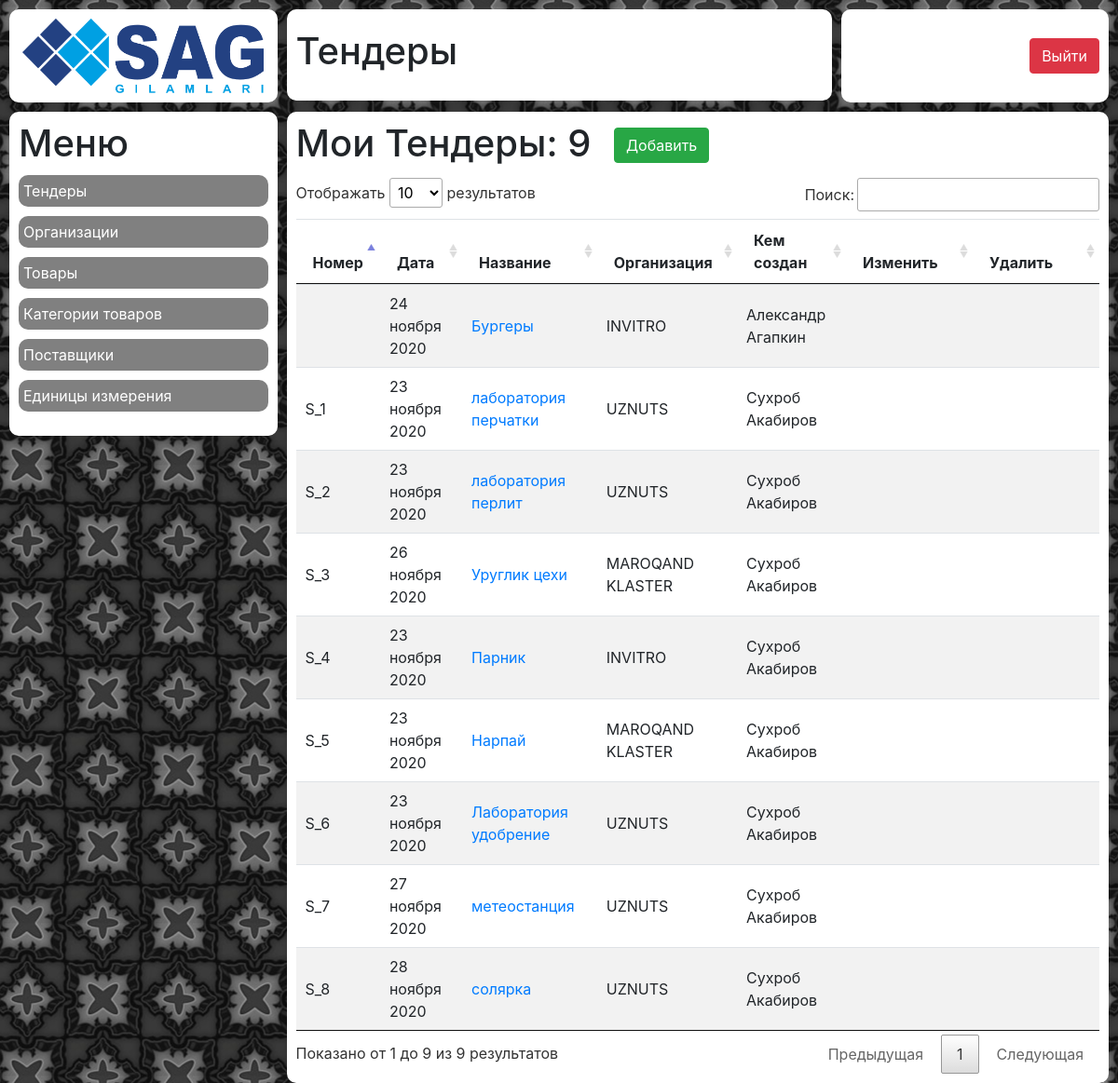
The page /tender/ on the database as committed earlier.
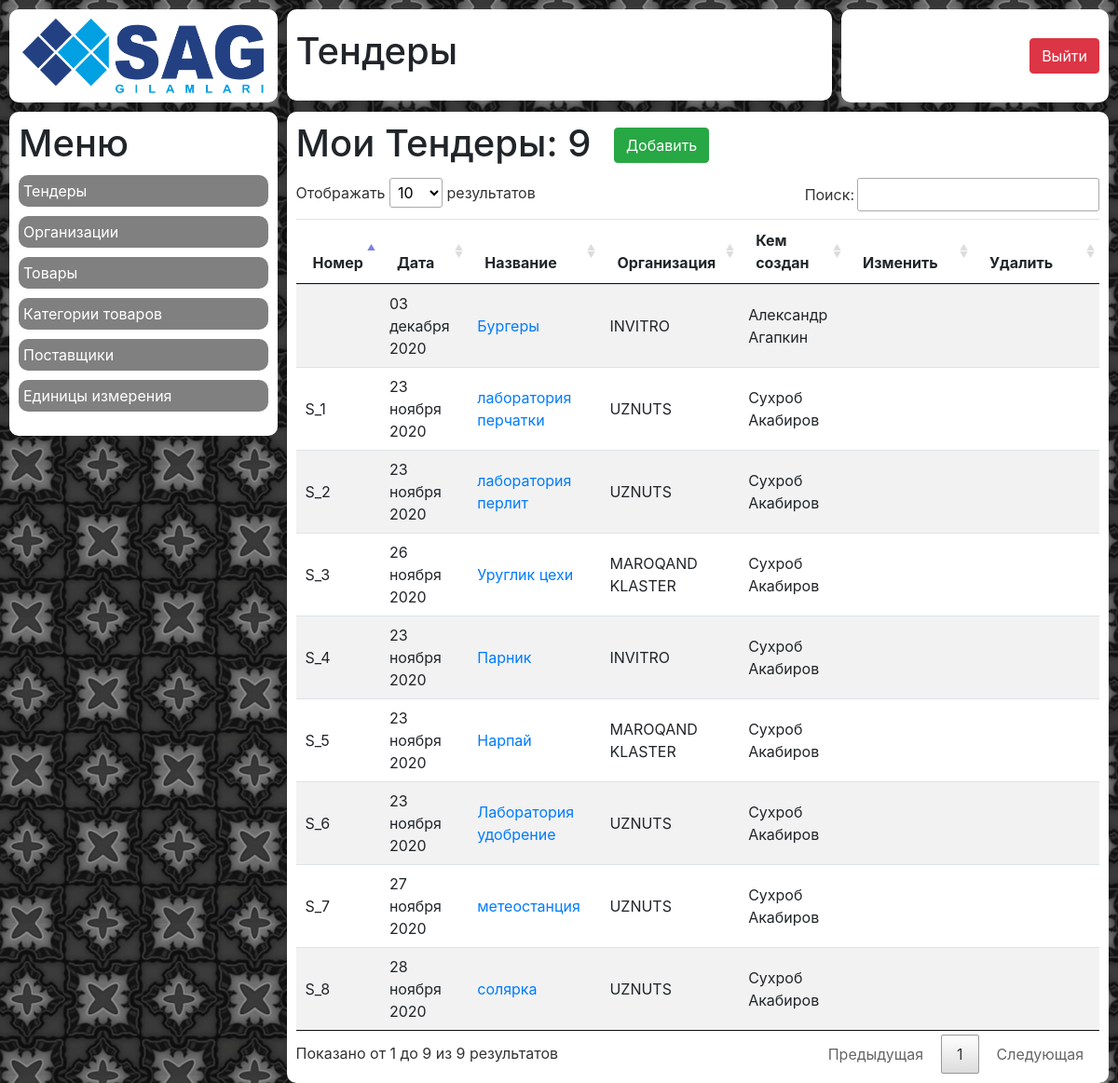
The same page on the database as committed later.
### tender/models.py (models this page shows)
class Tender(models.Model):
    name = models.CharField(max_length=200)
    number = models.IntegerField(null=True, blank=True)
    description = models.TextField(null=True, blank=True)
    creator = models.ForeignKey(User, on_delete=models.SET_NULL, null=True, blank=True)
    organization = models.ForeignKey(Organization, on_delete=models.SET_NULL, null=True, blank=True)
    date = models.DateTimeField(auto_now_add=True, null=True, blank=True)
    cpo_confirm = models.BooleanField(null=True, blank=True)
    cpo_confirm_date = models.DateTimeField(null=True, blank=True)
    cpo_comment = models.TextField(null=True, blank=True)
    cfo_confirm = models.BooleanField(null=True, blank=True)
    cfo_confirm_date = models.DateTimeField(null=True, blank=True)
    cfo_comment = models.TextField(null=True, blank=True)

class Organization(models.Model):
    name = models.CharField(max_length=200)

### tender/views.py (the view)
# urls.py: path('', views.tender_list),
def tender_list(request):
    tenders = Tender.objects.all().order_by('name')
    context = {
        'tenders': tenders,
    }
    return render(request, 'tender/tender_list.html', context)

### tender/templates/tender/tender_list.html (shortened to what this page needs)
{% extends 'wrapper.html' %}
{% load static %}
{% block content %}
    <div class="row incidents">
        {% include 'blocks/logo.html' %}
        {% include 'blocks/title.html' %}
        {% include 'blocks/profile.html' %}
        {% include 'blocks/tender/tender_menu.html' %}
        {% include 'blocks/tender/tender_list.html' %}
    </div>
{% endblock %}

### tender/templates/blocks/tender/tender_list.html (shortened to what this page needs)
{% load static %}
<div class="col-xl-9 block__wrapper tenders-dashboard">
    <div class="block tenders-dashboard__wrapper">
        <h1 class="tenders-dashboard__title">Мои Тендеры: {{ tenders.count }}</h1>
        {% if request.user.id != 13 %}
            <a href="/tender/add/" class="btn btn-success tenders-dashboard__new-tender">Добавить</a>
        {% endif %}
        <table class="table table-striped" id="datatable">
            <thead>
            <tr>
                <th scope="col">Номер</th>
                <th scope="col">Дата</th>
                <th scope="col">Название</th>
                <th scope="col">Организация</th>
                <th scope="col">Кем создан</th>
                {% if request.user.id != 13 %}
                    <th scope="col" class="tenders-dashboard__buttoncell">Изменить</th>
                    <th scope="col" class="tenders-dashboard__buttoncell">Удалить</th>
                {% endif %}
            </tr>
            </thead>
            <tbody>
            {% if tenders %}
                {% for tender in tenders %}
                    <tr>
                        <td class="my-incidents__cell">{% if tender.creator.id == 7 %}S_{{ tender.number }}{% elif tender.creator.id == 8 %}NO_{{ tender.number }}{% elif tender.creator.id == 9 %}M_{{ tender.number}}{% elif tender.creator.id == 10 %}Sh_{{ tender.number }}{% elif tender.creator.id == 11 %}O_{{ tender.number }}{% elif tender.creator.id == 12 %}Z_{{ tender.number }}{% endif %}</td>
                        <td class="my-incidents__cell">{{ tender.date|date:'d E Y' }}</td>
                        <td class="my-incidents__cell"><a href="/tender/{{ tender.id }}/">{{ tender.name }}</a></td>
                        <td class="my-incidents__cell">{{ tender.organization.name }}</td>
                        <td class="my-incidents__cell">{% if tender.creator %}{{ tender.creator.first_name }} {{ tender.creator.last_name }}{% else %}Не указано{% endif %}</td>
                        {% if request.user.id != 13 %}
                            <td>{% if request.user.id == tender.creator.id %}<a href="{{ tender.id }}/edit/" class="btn btn-warning">Изменить</a>{% endif %}</td>
                            <td>{% if request.user.id == tender.creator.id %}<a href="#" class="open-modal_modal btn btn-danger" data-modal_modal="#del_{{ tender.id }}">Удалить</a>{% endif %}</td>
                        {% endif %}
                    </tr>
                {% endfor %}
            {% else %}
                <tr>
                    <td colspan="5">Нет данных</td>
                </tr>
            {% endif %}
            </tbody>
        </table>
    </div>
</div>

Rows that differ between the two databases and show on the page:
removed Tender: date "24 ноября 2020", name "Бургеры", organization.name "INVITRO", creator.first_name "Александр", creator.last_name "Агапкин"
added Tender: date "03 декабря 2020", name "Бургеры", organization.name "INVITRO", creator.first_name "Александр", creator.last_name "Агапкин"
